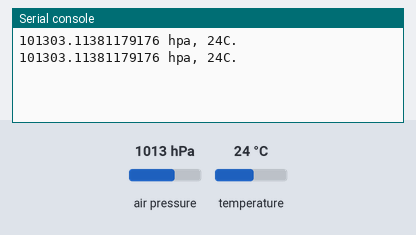
Recording of a program running on a simulated BBC micro:bit (MakeCode). Parts: the last lines printed to the serial console. Inputs (shaded band) come from the test bench; at power-on: air pressure 1013 hPa, temperature 24 °C.

Above: at 1.2 s.
1.3 s: air pressure set to 952 hPa
At 2.6 s:
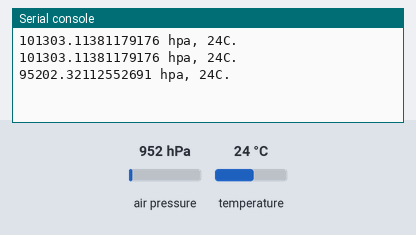
2.8 s: temperature set to 12 °C
At 3.9 s:
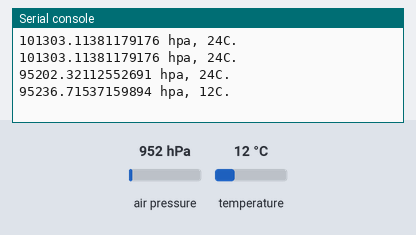
4.3 s: air pressure set to 975 hPa
At 5.5 s:
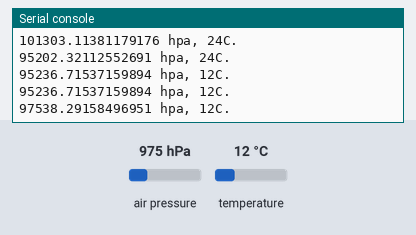
Timing chart, 0 to 7.3 s (numbered marks = the images above; inputs shaded):
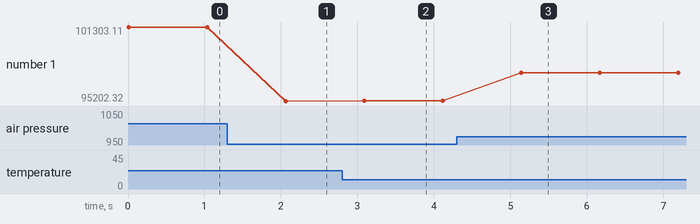

The program:

main.ts
```typescript
/**
 * makecode BMP280 digital pressure sensor Package.
 * From microbit/micropython Chinese community.
 * http://www.micropython.org.cn
 */

enum BMP280_I2C_ADDRESS {
    //% block="0x76"
    ADDR_0x76 = 0x76,
    //% block="0x77"
    ADDR_0x77 = 0x77
}
/**
 * BMP280 block
 */
//% weight=100 color=#70c0f0 icon="\uf042" block="BMP280"
namespace BMP280 {
    let BMP280_I2C_ADDR = BMP280_I2C_ADDRESS.ADDR_0x76

    function setreg(reg: number, dat: number): void {
        let buf = pins.createBuffer(2);
        buf[0] = reg;
        buf[1] = dat;
        pins.i2cWriteBuffer(BMP280_I2C_ADDR, buf);
    }

    function getreg(reg: number): number {
        pins.i2cWriteNumber(BMP280_I2C_ADDR, reg, NumberFormat.UInt8BE);
        return pins.i2cReadNumber(BMP280_I2C_ADDR, NumberFormat.UInt8BE);
    }

    function getUInt16LE(reg: number): number {
        pins.i2cWriteNumber(BMP280_I2C_ADDR, reg, NumberFormat.UInt8BE);
        return pins.i2cReadNumber(BMP280_I2C_ADDR, NumberFormat.UInt16LE);
    }

    function getInt16LE(reg: number): number {
        pins.i2cWriteNumber(BMP280_I2C_ADDR, reg, NumberFormat.UInt8BE);
        return pins.i2cReadNumber(BMP280_I2C_ADDR, NumberFormat.Int16LE);
    }

    let dig_T1 = getUInt16LE(0x88)
    let dig_T2 = getInt16LE(0x8A)
    let dig_T3 = getInt16LE(0x8C)
    let dig_P1 = getUInt16LE(0x8E)
    let dig_P2 = getInt16LE(0x90)
    let dig_P3 = getInt16LE(0x92)
    let dig_P4 = getInt16LE(0x94)
    let dig_P5 = getInt16LE(0x96)
    let dig_P6 = getInt16LE(0x98)
    let dig_P7 = getInt16LE(0x9A)
    let dig_P8 = getInt16LE(0x9C)
    let dig_P9 = getInt16LE(0x9E)
    setreg(0xF4, 0x2F)
    setreg(0xF5, 0x0C)
    let T = 0
    let P = 0

    function get(): void {
        let adc_T = (getreg(0xFA) << 12) + (getreg(0xFB) << 4) + (getreg(0xFC) >> 4)
        let var1 = (((adc_T >> 3) - (dig_T1 << 1)) * dig_T2) >> 11
        let var2 = (((((adc_T >> 4) - dig_T1) * ((adc_T >> 4) - dig_T1)) >> 12) * dig_T3) >> 14
        let t = var1 + var2
        T = ((t * 5 + 128) >> 8) / 100
        var1 = (t >> 1) - 64000
        var2 = (((var1 >> 2) * (var1 >> 2)) >> 11) * dig_P6
        var2 = var2 + ((var1 * dig_P5) << 1)
        var2 = (var2 >> 2) + (dig_P4 << 16)
        var1 = (((dig_P3 * ((var1 >> 2) * (var1 >> 2)) >> 13) >> 3) + (((dig_P2) * var1) >> 1)) >> 18
        var1 = ((32768 + var1) * dig_P1) >> 15
        if (var1 == 0)
            return; // avoid exception caused by division by zero
        let adc_P = (getreg(0xF7) << 12) + (getreg(0xF8) << 4) + (getreg(0xF9) >> 4)
        let _p = ((1048576 - adc_P) - (var2 >> 12)) * 3125
        _p = (_p / var1) * 2;
        var1 = (dig_P9 * (((_p >> 3) * (_p >> 3)) >> 13)) >> 12
        var2 = (((_p >> 2)) * dig_P8) >> 13
        P = _p + ((var1 + var2 + dig_P7) >> 4)
    }

    /**
     * get pressure
     */
    //% blockId="BMP280_GET_PRESSURE" block="get pressure"
    //% weight=80 blockGap=8
    export function pressure(): number {
        get();
        return P;
    }

    /**
     * get temperature
     */
    //% blockId="BMP280_GET_TEMPERATURE" block="get temperature"
    //% weight=80 blockGap=8
    export function temperature(): number {
        get();
        return T;
    }

    /**
     * power on
     */
    //% blockId="BMP280_POWER_ON" block="Power On"
    //% weight=61 blockGap=8
    export function PowerOn() {
        setreg(0xF4, 0x2F)
    }

    /**
     * power off
     */
    //% blockId="BMP280_POWER_OFF" block="Power Off"
    //% weight=60 blockGap=8
    export function PowerOff() {
        setreg(0xF4, 0)
    }

    /**
     * set I2C address
     */
    //% blockId="BMP280_SET_ADDRESS" block="set address %addr"
    //% weight=50 blockGap=8
    export function Address(addr: BMP280_I2C_ADDRESS) {
        BMP280_I2C_ADDR = addr
    }
}
```

test.ts
```typescript
let temperature = 0
let pressure = 0
basic.forever(() => {
    pressure = BMP280.pressure()
    temperature = BMP280.temperature()
    serial.writeNumber(pressure)
    serial.writeString(" hpa, ")
    serial.writeNumber(temperature)
    serial.writeLine("C.")
    basic.pause(1000)
})
```

Measured:
- after the input at 1.3 s, the serial console: prints a new line after 0.77 s (image 1)
- after the input at 2.8 s, the serial console: prints a new line after 0.29 s (image 2)
- after the input at 4.3 s, the serial console: prints a new line after 0.84 s (image 3)
- plotted number 1: 101303.11 → 95202.32 after the input at 1.3 s, 95202.32 → 95236.72 after the input at 2.8 s, 95236.72 → 97538.29 after the input at 4.3 s
